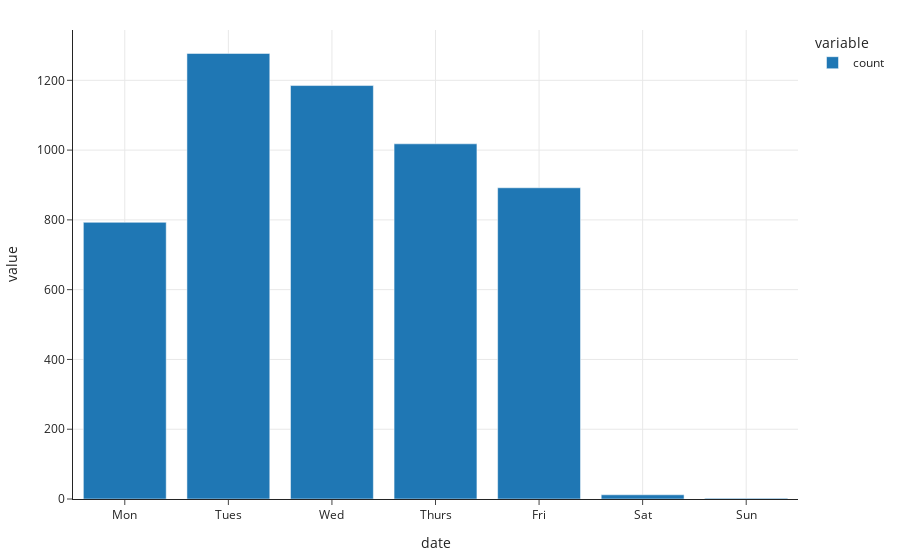

This figure's notebook cell:
### Code cell
dow_counts = insp['date'].dt.dayofweek.value_counts()
fig = px.bar(dow_counts)
fig.update_xaxes(tickvals=np.arange(7), ticktext=['Mon', 'Tues', 'Wed', 'Thurs', 'Fri', 'Sat', 'Sun'])

### Figure 1 — Plotly figure (JSON) as saved in the notebook; plotly's stock layout.template omitted (floating-point values rounded to 4 significant figures)
{"data": [{"alignmentgroup": "True", "hovertemplate": "variable=count<br>date=%{x}<br>value=%{y}<extra></extra>", "legendgroup": "count", "marker": {"color": "#1F77B4", "pattern": {"shape": ""}}, "name": "count", "offsetgroup": "count", "orientation": "v", "showlegend": true, "textposition": "auto", "type": "bar", "x": [1, 2, 3, 4, 0, 5, 6], "xaxis": "x", "y": [1277, 1185, 1018, 892, 793, 12, 2], "yaxis": "y"}], "layout": {"autosize": true, "barmode": "relative", "legend": {"title": {"text": "variable"}, "tracegroupgap": 0}, "xaxis": {"anchor": "y", "autorange": true, "domain": [0, 1], "range": [-0.5, 6.5], "ticktext": ["Mon", "Tues", "Wed", "Thurs", "Fri", "Sat", "Sun"], "tickvals": [0, 1, 2, 3, 4, 5, 6], "title": {"text": "date"}, "type": "linear"}, "yaxis": {"anchor": "x", "autorange": true, "domain": [0, 1], "range": [0, 1344.0], "title": {"text": "value"}, "type": "linear"}}}
